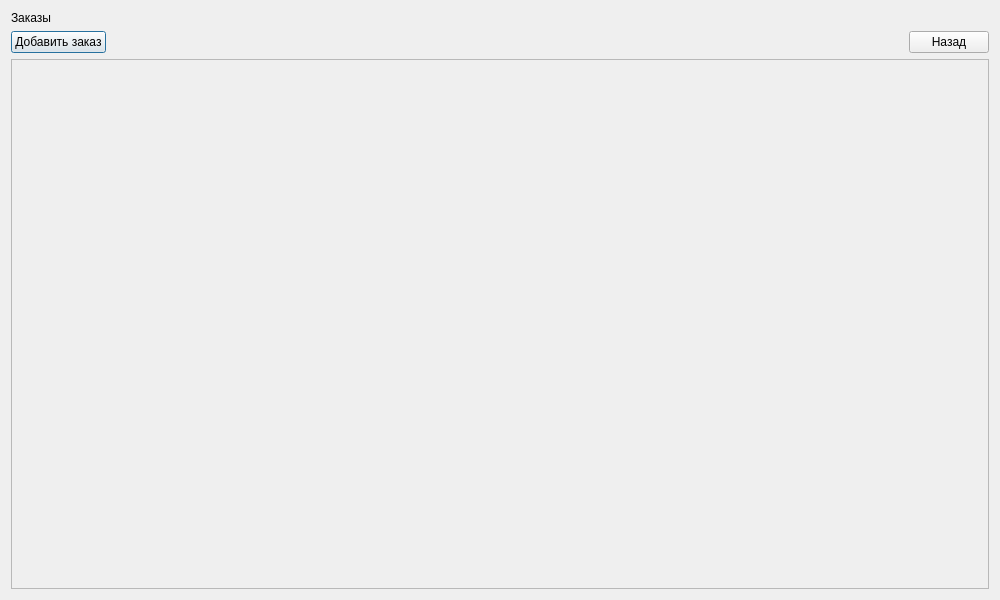
<?xml version="1.0" encoding="UTF-8"?>
<ui version="4.0">
 <class>Dialog</class>
 <widget class="QDialog" name="Dialog">
  <property name="geometry">
   <rect>
    <x>0</x>
    <y>0</y>
    <width>1000</width>
    <height>600</height>
   </rect>
  </property>
  <property name="minimumSize">
   <size>
    <width>1000</width>
    <height>600</height>
   </size>
  </property>
  <property name="windowTitle">
   <string>Заказы</string>
  </property>
  <layout class="QGridLayout" name="gridLayout_2">
   <item row="0" column="0">
    <layout class="QGridLayout" name="gridLayout">
     <item row="1" column="0">
      <layout class="QHBoxLayout" name="horizontalLayout_3">
       <item>
        <widget class="QPushButton" name="add_otder">
         <property name="text">
          <string>Добавить заказ</string>
         </property>
        </widget>
       </item>
       <item>
        <spacer name="horizontalSpacer">
         <property name="orientation">
          <enum>Qt::Horizontal</enum>
         </property>
         <property name="sizeHint" stdset="0">
          <size>
           <width>40</width>
           <height>20</height>
          </size>
         </property>
        </spacer>
       </item>
       <item>
        <widget class="QPushButton" name="cancel">
         <property name="text">
          <string>Назад</string>
         </property>
        </widget>
       </item>
      </layout>
     </item>
     <item row="0" column="0">
      <layout class="QHBoxLayout" name="horizontalLayout_4">
       <item>
        <widget class="QLabel" name="label">
         <property name="text">
          <string>Заказы</string>
         </property>
        </widget>
       </item>
      </layout>
     </item>
     <item row="2" column="0">
      <widget class="QScrollArea" name="scrollArea">
       <property name="widgetResizable">
        <bool>true</bool>
       </property>
       <widget class="QWidget" name="scrollAreaWidgetContents_2">
        <property name="geometry">
         <rect>
          <x>0</x>
          <y>0</y>
          <width>974</width>
          <height>512</height>
         </rect>
        </property>
        <layout class="QGridLayout" name="gridLayout_3">
         <item row="0" column="0">
          <layout class="QVBoxLayout" name="verticalLayout"/>
         </item>
        </layout>
       </widget>
      </widget>
     </item>
    </layout>
   </item>
  </layout>
 </widget>
 <resources/>
 <connections/>
</ui>
